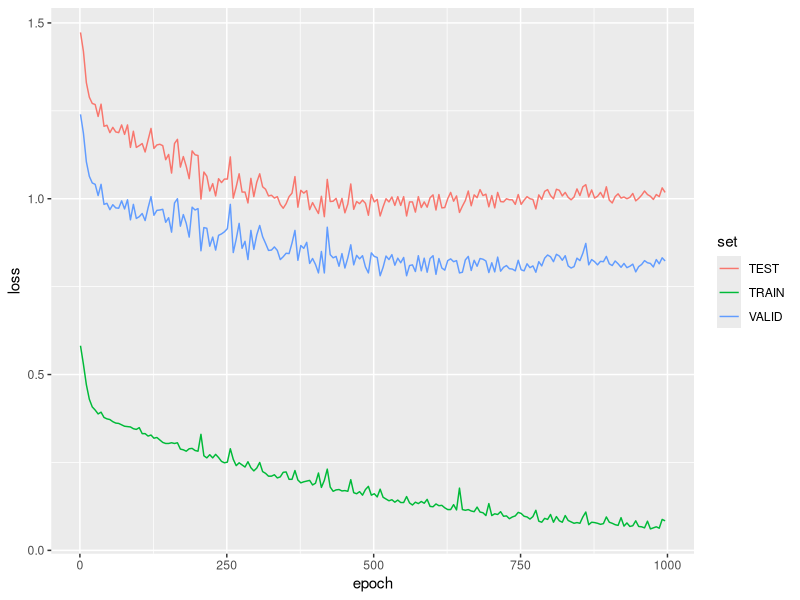

This figure's R source:
list.of.packages <- c("data.table", "ggplot2", "stringr")
new.packages <- list.of.packages[!(list.of.packages %in% installed.packages()[,"Package"])]
if(length(new.packages)) install.packages(new.packages)
lapply(list.of.packages, require, character.only=T)

setwd("~/git/bse-transformer-seminar/multivariate/")

dat = read.delim("loss.txt", sep=" ", header=F)
dat = dat[,c("V2", "V3", "V5")]
dat$V2 = as.numeric(gsub("]", "", dat$V2))
names(dat) = c("epoch", "set", "loss")

ggplot(dat, aes(x=epoch, y=loss, group=set, color=set)) + geom_line()
